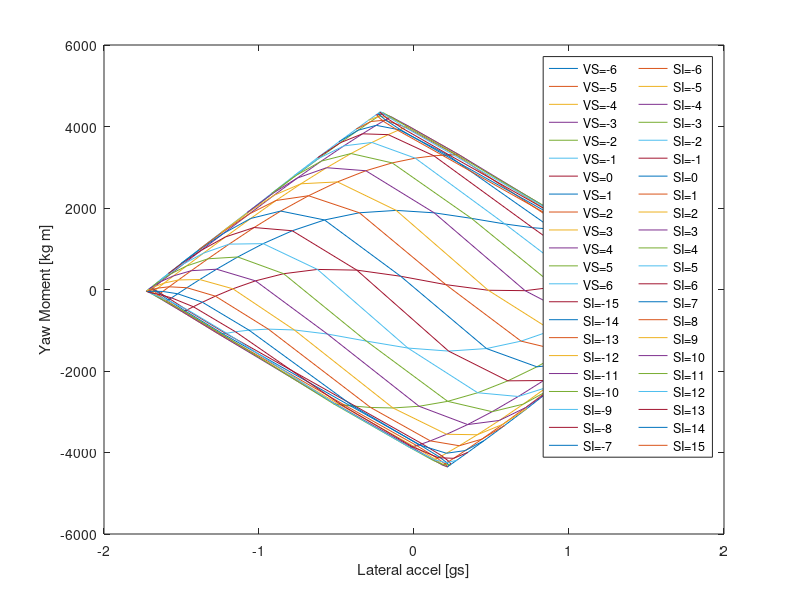

The MATLAB source for this figure:
clear all
clc

%Propietats del cotxe
g=9.81; %m/s^2
l = 1.53; %longitud cotxe
a = 0.86; %anterior a = 0.78; Distancia ruedas del a cg 
b = l-a; %Distancia ruedas tras a cg
Tf = 1.25; %Trackwidth front
Tr = 1.15; %Trackwidth rear
weight = 235+86; %Pes
Zrf=0.05001; %Roll center front
Zrr=0.08699; %Roll center rear
H=0.229651; %altura entre CM i Rollaxis
Kf= 352.41; %roll stiffnes front maxima ajustabilidad +150 de lo que de el muelle
Kr= 296.70; %roll stiffnes rear maxima ajustabilidad +250 de lo que de el muelle
h= 0.3; 
copx = 0.84; % centre de pressions
lambdaHy=1;
lambdaVy=1;
lambdauy=0.59; %scaling factor
lambdaKygamma=1;
lambdaCy=1;
lambdaEy=1;
lambdaKyalpha=1;
lambdaKygamma=1;
PF=0.75; %Front pressure Bar
PR=0.75; %Rrear pressure Bar
gammaF0=-1.5; %Front Camber deg en negatiu
gammaR0=-1; %Rear Camber deg en negatiu

%Propietats del neumàtic
PCY1 = 1.5000; %shape factor (Afilar cantonades i estirar i atxatar)
PDY1 = 2.4360; %estirar o aixafar gràfica
PDY2 = -0.3628;
PDY3 = 10;
PEY1 = -0.0286; %afilar cantonades
PEY2 = 0.0113;
PEY3 = -0.2863; %en negatiu s'afila la dreta i en postiu l'esquerra
PEY4 = 32.0364;
PEY5 = -4.6821e+03;
PKY1 = -35.2758;
PKY2 = 1.7514; %rotar sobre el centre antihorari
PKY3 = 1.0000; 
PKY4 = 2.0000; 
PKY5 = -1.6874; 
PKY6 = 3.5692;
PKY7 = 1.9296;
PHY1 = 0.0043; %Desplaçar lateralment
PHY2 = 0; %Desplaçar lateralment
PVY1 = -0.0216; %pujar i baixar la grafica sencera
PVY2 = 0; %pujar i baixar la grafica sencera
PVY3 = 0.6492; %pujar i baixar la grafica sencera
PVY4 = 2.1293;
PPY1 = 0.2239; 
PPY2 = 0.9444;
PPY3 = -0.9607;
PPY4 = -2;
PPY5 = 0.0000;
Fz0 = 1080;
P0=0.97;

%Turn slip
z0=1;
z1=1;
z2=1;
z3=1;
z4=1;


%Ecuacio MZ(SA) Regressio 
a0m =       2.107;
a1m =      -3.933;
b1m =       61.61;
a2m =     -0.4837;
b2m =       10.06;
a3m =      0.7475;
b3m =        7.31;
a4m =      0.4277;
b4m =      -0.423;
a5m =       1.124;
b5m =       3.801;
wm =      0.2417;

MZ=@(SA)  a0m + a1m*cos(SA*wm) + b1m*sin(SA*wm) + a2m*cos(2*SA*wm) + b2m*sin(2*SA*wm) + a3m*cos(3*SA*wm) + b3m*sin(3*SA*wm) + a4m*cos(4*SA*wm) + b4m*sin(4*SA*wm) + a5m*cos(5*SA*wm) + b5m*sin(5*SA*wm);


%%%%%%%%%%%%%%%%%%%%%%%%%%%%%%%%%%%%%%%%%

%Imputs
V=50; %velocitat en X en km/h
deltadg=-15:1:15; %Steering angles en graus
SI=deltadg'.*pi/180; %Steering angle en rad
Betadg=-6:1:6; %Slip angle graus
VS=Betadg'.*pi/180; %Slip angle rad
sliplim=12*pi/180; %Limit slip angle


%Izz=weight*(a^2+h^2); %Moment inercia
df=2.3*((V/3.6)^2) %Down Force
dfR=(df*copx)/l %dfR=df*copx/(1.53*2); Down Force front
dfF=df-dfR %dfF=df*(1.53-copx)/(1.53*2); Down Force rear
%Vy=(V./3.6)*tan(VS);
Wf=g*weight*b/l
Wr=g*weight*a/l


for i = 1:length(SI);
    for j = 1:length(VS);
        Vy(j)=(V/3.6).*VS(j); 
        w(i,j)=0;
        Ay(i,j)=0;
        for k=1:10     
            
            alphaFL(i,j)=((tan(VS(j))*(V/3.6))+(w(i,j)*a))./((V/3.6)-w(i,j)*Tf/2)-SI(i); %slip angle front left en rad
            if alphaFL(i,j)>sliplim;
                alphaFL(i,j)=sliplim;
            elseif alphaFL(i,j)<-sliplim;
                alphaFL(i,j)=-sliplim;
            end
            
            alphaFR(i,j)=((tan(VS(j))*(V/3.6))+(w(i,j)*a))./((V/3.6)+w(i,j)*Tf/2)-SI(i); %slip angle front right en rad
            if alphaFR(i,j)>sliplim;
                alphaFR(i,j)=sliplim;
            elseif alphaFR(i,j)<-sliplim;
                alphaFR(i,j)=-sliplim;
            end
            
            alphaRL(i,j)=((tan(VS(j))*(V/3.6))-(w(i,j)*b))./((V/3.6)-w(i,j)*Tr/2); %slip angle rear left en rad           
            if alphaRL(i,j)>sliplim;
                alphaRL(i,j)=sliplim;
            elseif alphaRL(i,j)<-sliplim;
                alphaRL(i,j)=-sliplim;
            end
            
            alphaRR(i,j)=((tan(VS(j))*(V/3.6))-(w(i,j)*b))./((V/3.6)+w(i,j)*Tr/2); %slip angle rear right en rad
            if alphaRR(i,j)>sliplim;
                alphaRR(i,j)=sliplim;
            elseif alphaRR(i,j)<-sliplim;
                alphaRR(i,j)=-sliplim;
            end
            
            %Weight transfer
            WF(i,j)=Ay(i,j)*((g*weight/Tf)*((H*Kf/(Kf+Kr))+(b*Zrf/l))); %weight transfer front (La Ay es en g)
            WR(i,j)=Ay(i,j)*((g*weight/Tr)*((H*Kr/(Kf+Kr))+(a*Zrr/l))); %weight transfer rear (La Ay es en g)
            
            WFL(i,j)=WF(i,j);
            WFR(i,j)=-WF(i,j);
            WRL(i,j)=WR(i,j);
            WRR(i,j)=-WR(i,j);
            
            %Camber variation
            rollangle(i,j)=Ay(i,j)*weight*g*H/(Kr+Kf);
            gammaFL(i,j)=abs((gammaF0+0.55333*rollangle(i,j))*pi/180); %rollangle i camber en deg 
            gammaFR(i,j)=abs((gammaF0-0.55333*rollangle(i,j))*pi/180); %rollangle i camber en deg 
            gammaRL(i,j)=abs((gammaR0+0.55333*rollangle(i,j))*pi/180); %rollangle i camber en deg 
            gammaRR(i,j)=abs((gammaR0-0.55333*rollangle(i,j))*pi/180); %rollangle i camber en deg 
            
            
            %Front Left wheel
            FzFL(i,j) = (Wf/2)+(WFL(i,j))+dfF/2;
            dfzFL(i,j)=(FzFL(i,j)-Fz0)./Fz0;
            dpiFL=(PF-P0)/P0;
            Shy0FL(i,j)=(PHY1+PHY2*dfzFL(i,j))*lambdaHy;
            Svy0FL(i,j)=FzFL(i,j)*(PVY1+PVY2*dfzFL(i,j))*lambdaVy*lambdauy*z2;
            SvygammaFL(i,j)=FzFL(i,j)*(PVY3+PVY4*dfzFL(i,j))*gammaFL(i,j)*lambdaKygamma*lambdauy*z2;
            SvyFL(i,j)=Svy0FL(i,j)+SvygammaFL(i,j);
            Kygamma0FL(i,j)=(PKY6+PKY7*dfzFL(i,j))*FzFL(i,j)*lambdaKygamma*(1+PPY5*dpiFL);
            Kyalpha0FL(i,j)=PKY1*Fz0*(1+PPY1*dpiFL)*sin(PKY4*atan(FzFL(i,j)/((PKY2*Fz0*(1+PPY2*dpiFL)))))*lambdaKyalpha;
            KyalphaFL(i,j)=PKY1*Fz0*(1+PPY1*dpiFL)*sin(PKY4*atan(FzFL(i,j)/((PKY2+PKY5*gammaFL(i,j)^2)*Fz0*(1+PPY2*dpiFL))))*(1-PKY3*abs(gammaFL(i,j)))*lambdaKyalpha*z3;
            ShygammaFL(i,j)=((Kygamma0FL(i,j)*gammaFL(i,j)-SvygammaFL(i,j))/KyalphaFL(i,j))*z0+z4-1;
            ShyFL(i,j)=Shy0FL(i,j)+ShygammaFL(i,j);
            alphayFL(i,j)=-(alphaFL(i,j)+ShyFL(i,j));
            CyFL(i,j)=PCY1*lambdaCy;
            uyFL(i,j)=(PDY1+PDY2*dfzFL(i,j))*(1+PPY3*dpiFL+PPY4*dpiFL^2)*(1-PDY3*gammaFL(i,j)^2)*lambdauy;
            DyFL(i,j)=uyFL(i,j)*FzFL(i,j)*z2;
            EyFL(i,j)=(PEY1+PEY2*dfzFL(i,j))*(1+PEY5*gammaFL(i,j)^2-(PEY3+PEY4*gammaFL(i,j))*sign(alphayFL(i,j)))*lambdaEy;
            ByFL(i,j)=KyalphaFL(i,j)/(CyFL(i,j)*DyFL(i,j));
            FypFL(i,j)=DyFL(i,j)*sin(CyFL(i,j)*atan(ByFL(i,j)*alphayFL(i,j)-EyFL(i,j).*(ByFL(i,j)*alphayFL(i,j)-atan(ByFL(i,j)*alphayFL(i,j)))))+SvyFL(i,j);
            %MF61Y:
            Gxalpha=1; %combined slip weiht function
            Svyk=0; %combined slip braking included
            FyFL(i,j)=-Gxalpha*FypFL(i,j)+Svyk;
            
            
            %Front Right wheel
            FzFR(i,j) = (Wf/2)+(WFR(i,j))+dfF/2;
            dfzFR(i,j)=(FzFR(i,j)-Fz0)./Fz0;
            dpiFR=(PF-P0)/P0;
            Shy0FR(i,j)=(PHY1+PHY2*dfzFR(i,j))*lambdaHy;
            Svy0FR(i,j)=FzFR(i,j)*(PVY1+PVY2*dfzFR(i,j))*lambdaVy*lambdauy*z2;
            SvygammaFR(i,j)=FzFR(i,j)*(PVY3+PVY4*dfzFR(i,j))*gammaFR(i,j)*lambdaKygamma*lambdauy*z2;
            SvyFR(i,j)=Svy0FR(i,j)+SvygammaFR(i,j);
            Kygamma0FR(i,j)=(PKY6+PKY7*dfzFR(i,j))*FzFR(i,j)*lambdaKygamma*(1+PPY5*dpiFR);
            Kyalpha0FR(i,j)=PKY1*Fz0*(1+PPY1*dpiFR)*sin(PKY4*atan(FzFR(i,j)/((PKY2*Fz0*(1+PPY2*dpiFR)))))*lambdaKyalpha;
            KyalphaFR(i,j)=PKY1*Fz0*(1+PPY1*dpiFR)*sin(PKY4*atan(FzFR(i,j)/((PKY2+PKY5*gammaFR(i,j)^2)*Fz0*(1+PPY2*dpiFR))))*(1-PKY3*abs(gammaFR(i,j)))*lambdaKyalpha*z3;
            ShygammaFR(i,j)=((Kygamma0FR(i,j)*gammaFR(i,j)-SvygammaFR(i,j))/KyalphaFR(i,j))*z0+z4-1;
            ShyFR(i,j)=Shy0FR(i,j)+ShygammaFR(i,j);
            alphayFR(i,j)=alphaFR(i,j)+ShyFR(i,j);
            CyFR(i,j)=PCY1*lambdaCy;
            uyFR(i,j)=(PDY1+PDY2*dfzFR(i,j))*(1+PPY3*dpiFR+PPY4*dpiFR^2)*(1-PDY3*gammaFR(i,j)^2)*lambdauy;
            DyFR(i,j)=uyFR(i,j)*FzFR(i,j)*z2;
            EyFR(i,j)=(PEY1+PEY2*dfzFR(i,j))*(1+PEY5*gammaFR(i,j)^2-(PEY3+PEY4*gammaFR(i,j))*sign(alphayFR(i,j)))*lambdaEy;
            ByFR(i,j)=KyalphaFR(i,j)/(CyFR(i,j)*DyFR(i,j));
            FypFR(i,j)=DyFR(i,j)*sin(CyFR(i,j)*atan(ByFR(i,j)*alphayFR(i,j)-EyFR(i,j).*(ByFR(i,j)*alphayFR(i,j)-atan(ByFR(i,j)*alphayFR(i,j)))))+SvyFR(i,j);
            %MF61Y:
            Gxalpha=1;%conbined slip weiht function
            Svyk=0;%conbined slip braking included
            FyFR(i,j)=Gxalpha*FypFR(i,j)+Svyk;
            
            
            %Rear Left wheel
            FzRL(i,j) = (Wr/2)+WRL(i,j)+dfR/2;
            dfzRL(i,j)=(FzRL(i,j)-Fz0)./Fz0;
            dpiRL=(PR-P0)/P0;
            Shy0RL(i,j)=(PHY1+PHY2*dfzRL(i,j))*lambdaHy;
            Svy0RL(i,j)=FzRL(i,j)*(PVY1+PVY2*dfzRL(i,j))*lambdaVy*lambdauy*z2;
            SvygammaRL(i,j)=FzRL(i,j)*(PVY3+PVY4*dfzRL(i,j))*gammaRL(i,j)*lambdaKygamma*lambdauy*z2;
            SvyRL(i,j)=Svy0RL(i,j)+SvygammaRL(i,j);
            Kygamma0RL(i,j)=(PKY6+PKY7*dfzRL(i,j))*FzRL(i,j)*lambdaKygamma*(1+PPY5*dpiRL);
            Kyalpha0RL(i,j)=PKY1*Fz0*(1+PPY1*dpiRL)*sin(PKY4*atan(FzRL(i,j)/((PKY2*Fz0*(1+PPY2*dpiRL)))))*lambdaKyalpha;
            KyalphaRL(i,j)=PKY1*Fz0*(1+PPY1*dpiRL)*sin(PKY4*atan(FzRL(i,j)/((PKY2+PKY5*gammaRL(i,j)^2)*Fz0*(1+PPY2*dpiRL))))*(1-PKY3*abs(gammaRL(i,j)))*lambdaKyalpha*z3;
            ShygammaRL(i,j)=((Kygamma0RL(i,j)*gammaRL(i,j)-SvygammaRL(i,j))/KyalphaRL(i,j))*z0+z4-1;
            ShyRL(i,j)=Shy0RL(i,j)+ShygammaRL(i,j);
            alphayRL(i,j)=-(alphaRL(i,j)+ShyRL(i,j));
            CyRL(i,j)=PCY1*lambdaCy;
            uyRL(i,j)=(PDY1+PDY2*dfzRL(i,j))*(1+PPY3*dpiRL+PPY4*dpiRL^2)*(1-PDY3*gammaRL(i,j)^2)*lambdauy;
            DyRL(i,j)=uyRL(i,j)*FzRL(i,j)*z2;
            EyRL(i,j)=(PEY1+PEY2*dfzRL(i,j))*(1+PEY5*gammaRL(i,j)^2-(PEY3+PEY4*gammaRL(i,j))*sign(alphayRL(i,j)))*lambdaEy;
            ByRL(i,j)=KyalphaRL(i,j)/(CyRL(i,j)*DyRL(i,j));
            FypRL(i,j)=DyRL(i,j)*sin(CyRL(i,j)*atan(ByRL(i,j)*alphayRL(i,j)-EyRL(i,j).*(ByRL(i,j)*alphayRL(i,j)-atan(ByRL(i,j)*alphayRL(i,j)))))+SvyRL(i,j);
            %MF61Y:
            Gxalpha=1;%conbined slip weiht function
            Svyk=0;%conbined slip braking included
            FyRL(i,j)=-Gxalpha*FypRL(i,j)+Svyk;
            
            
            %Rear Right wheel
            FzRR(i,j) =(Wr/2)+(WRR(i,j))+dfR/2;
            dfzRR(i,j)=(FzRR(i,j)-Fz0)./Fz0;
            dpiRR=(PR-P0)/P0;
            Shy0RR(i,j)=(PHY1+PHY2*dfzRR(i,j))*lambdaHy;
            Svy0RR(i,j)=FzRR(i,j)*(PVY1+PVY2*dfzRR(i,j))*lambdaVy*lambdauy*z2;
            SvygammaRR(i,j)=FzRR(i,j)*(PVY3+PVY4*dfzRR(i,j))*gammaRR(i,j)*lambdaKygamma*lambdauy*z2;
            SvyRR(i,j)=Svy0RR(i,j)+SvygammaRR(i,j);
            Kygamma0RR(i,j)=(PKY6+PKY7*dfzRR(i,j))*FzRR(i,j)*lambdaKygamma*(1+PPY5*dpiRR);
            Kyalpha0RR(i,j)=PKY1*Fz0*(1+PPY1*dpiRR)*sin(PKY4*atan(FzRR(i,j)/((PKY2*Fz0*(1+PPY2*dpiRR)))))*lambdaKyalpha;
            KyalphaRR(i,j)=PKY1*Fz0*(1+PPY1*dpiRR)*sin(PKY4*atan(FzRR(i,j)/((PKY2+PKY5*gammaRR(i,j)^2)*Fz0*(1+PPY2*dpiRR))))*(1-PKY3*abs(gammaRR(i,j)))*lambdaKyalpha*z3;
            ShygammaRR(i,j)=((Kygamma0RR(i,j)*gammaRR(i,j)-SvygammaRR(i,j))/KyalphaRR(i,j))*z0+z4-1;
            ShyRR(i,j)=Shy0RR(i,j)+ShygammaRR(i,j);
            alphayRR(i,j)=alphaRR(i,j)+ShyRR(i,j);
            CyRR(i,j)=PCY1*lambdaCy;
            uyRR(i,j)=(PDY1+PDY2*dfzRR(i,j))*(1+PPY3*dpiRR+PPY4*dpiRR^2)*(1-PDY3*gammaRR(i,j)^2)*lambdauy;
            DyRR(i,j)=uyRR(i,j)*FzRR(i,j)*z2;
            EyRR(i,j)=(PEY1+PEY2*dfzRR(i,j))*(PEY5*gammaRR(i,j)^2-(PEY3+PEY4*gammaRR(i,j))*sign(alphayRR(i,j)))*lambdaEy;
            ByRR(i,j)=KyalphaRR(i,j)/(CyRR(i,j)*DyRR(i,j));
            FypRR(i,j)=DyRR(i,j)*sin(CyRR(i,j)*atan(ByRR(i,j)*alphayRR(i,j)-EyRR(i,j).*(ByRR(i,j)*alphayRR(i,j)-atan(ByRR(i,j)*alphayRR(i,j)))))+SvyRR(i,j);
            %MF61Y:
            Gxalpha=1;%conbined slip weiht function
            Svyk=0;%conbined slip braking included
            FyRR(i,j)=Gxalpha*FypRR(i,j)+Svyk;
            
            
            Izz(i,j)=(a/l)*(FzFL(i,j)+FzFR(i,j))*a^2+(b/l)*(FzRR(i,j)+FzRL(i,j))*b^2;
            Ay(i,j)=(FyFL(i,j)*(cos(SI(i)))+FyFR(i,j)*(cos(SI(i)))+(FyRR(i,j)+FyRL(i,j)))/(weight*g); %Acceleracio lateral o centripeta en g
            %Ay(i,j)=(FyFL(i,j)*(cos(SI(i)-alphaFL(i,j)))+FyFR(i,j)*(cos(SI(i)-alphaFR(i,j)))+(FyRR(i,j)+FyRL(i,j)))/(weight*g); %Acceleracio lateral o centripeta
            YawMoment(i,j)=(FyFL(i,j).*cos(SI(i))+FyFR(i,j).*cos(SI(i)))*a-(FyRR(i,j)+FyRL(i,j))*b+MZ(alphaFL(i,j))+MZ(alphaFR(i,j))+MZ(alphaRL(i,j))+MZ(alphaRR(i,j));
            %YawMoment(i,j)=(FyFL(i,j).*cos(SI(i)-alphaFL(i,j))+FyFR(i,j).*cos(SI(i)-alphaFL(i,j)))*a-(FyRR(i,j)+FyRL(i,j))*b-MZ(alphaFL(i,j))-MZ(alphaFR(i,j))-MZ(alphaRL(i,j))-MZ(alphaRR(i,j));
            YawAccel(i,j)=YawMoment(i,j)./Izz(i,j)*180/pi;
            w(i,j)=Ay(i,j)*g/(V/3.6);
            %R=Ay(i,j)./(w^2);
        end
    end
end
[M,N]=size(YawMoment);


%Plotting Yaw Moment versus Lateral Acceleration
figure
for i=1:N
    plot(Ay(:,i),YawMoment(:,i))
    hold on
end

for i=1:M
    plot(Ay(i,:),YawMoment(i,:))
    hold on
end
% legendCell_VS = cellstr(num2str(VS', 'VS=%-d'));
% legendCell_SI = cellstr(num2str(SI', 'SI=%-d'));
% legend([legendCell_VS;legendCell_SI], 'NumColumns',2)
xlabel('Lateral accel [gs]')
ylabel('Yaw Moment [kg m]')
legendCell_VS = cellstr(num2str(VS*180/pi, 'VS=%-d'));
legendCell_SI = cellstr(num2str(SI*180/pi, 'SI=%-d'));
legend([legendCell_VS;legendCell_SI], 'NumColumns',2)

%{
figure
for i=1:N
    plot(Ay(:,i)/g,YawAccel(:,i))
    hold on
end
for i=1:M
    plot(Ay(i,:)/g,YawAccel(i,:))
    hold on
end
legendCell_VS = cellstr(num2str(VS', 'VS=%-d'));
legendCell_SI = cellstr(num2str(SI', 'SI=%-d'));
legend([legendCell_VS;legendCell_SI], 'NumColumns',2)
xlabel('Lateral accel [gs]')
ylabel('Yaw Accel [deg/s^2]')
%}


